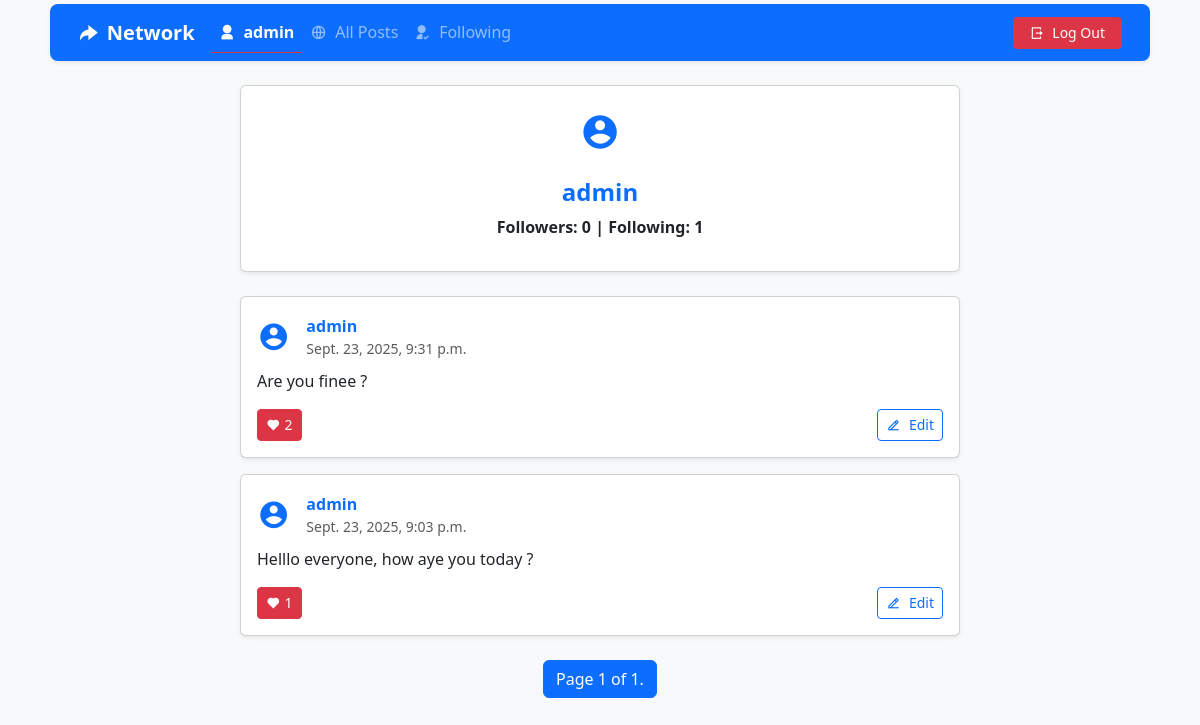
The page /profile/admin (signed in) on the database its author committed.
### network/models.py (models this page shows, shortened)
class User(AbstractUser):
    pass

class Posts(models.Model):
    user = models.ForeignKey(User, on_delete=models.CASCADE, related_name="posts")
    content = models.TextField()
    timestamp = models.DateTimeField(auto_now_add=True)
    likes = models.ManyToManyField(User, related_name="liked_posts", blank=True)

### network/views.py (the view)
# urls.py: path("profile/<str:username>", views.profile, name="profile"),
@login_required
def profile(request, username):
    try:
        profile_user = User.objects.get(username=username)
    except User.DoesNotExist:
        return HttpResponse("User not found", status=404)
    posts = Posts.objects.filter(user=profile_user).order_by('-timestamp')
    paginator = Paginator(posts, 10)
    page_number = request.GET.get("page")
    page_obj = paginator.get_page(page_number)
    is_following = request.user.following.filter(following=profile_user).exists()
    followers_count = profile_user.followers.count()
    following_count = profile_user.following.count()
    return render(request, "network/profile.html", {
        "profile_user": profile_user,
        "page_obj": page_obj,
        "is_following": is_following,
        "followers_count": followers_count,
        "following_count": following_count
    })

### network/templates/network/profile.html (shortened to what this page needs)
{% extends "network/layout.html" %}
{% load static %}
{% block body %}
<div class="container my-4">
    <div class="row">
        <div class="col-lg-8 mx-auto">
            <div class="card shadow-sm mb-4">
                <div class="card-body text-center">
                    <div class="profile-avatar mb-3">
                        <i class="ri-account-circle-fill text-primary fs-1"></i>
                    </div>
                    <h4 class="fw-bold text-primary">{{ profile_user.username }}</h4>
                    <p class="fw-semibold">
                        Followers: <span id="followers-count">{{ followers_count }}</span> |
                        Following: <span id="following-count">{{ following_count }}</span>
                    </p>
                </div>
            </div>
            <div class="posts-container">
                {% for post in page_obj %}
                    <div class="card shadow-sm mb-3 post-card">
                        <div class="card-body">
                            <div class="d-flex justify-content-between align-items-start mb-2">
                                <div class="d-flex align-items-center">
                                    <div class="profile-avatar me-3">
                                        <i class="ri-account-circle-fill text-primary fs-2"></i>
                                    </div>
                                    <div class="d-flex flex-column">
                                        <a href="{% url 'profile' post.user.username %}" class="mb-0 fw-bold text-primary text-decoration-none">{{ post.user.username }}</a>
                                        <small class="text-muted">{{ post.timestamp }}</small>
                                    </div>
                                </div>
                            </div>
                            <p class="post-content" id="content-{{ post.id }}">
                                {{ post.content }}
                            </p>
                            <div class="d-flex justify-content-between align-items-center mt-3">
                                <button class="btn {% if user in post.likes.all %}btn-danger{% else %}btn-outline-danger{% endif %} btn-sm like-btn" data-post-id="{{ post.id }}">
                                    <i class="{% if user in post.likes.all %}ri-heart-fill{% else %}ri-heart-line{% endif %} me-1"></i><span class="like-count">{{ post.likes.count }}</span>
                                </button>
                                {% if user == post.user %}
                                    <button class="btn btn-outline-primary btn-sm edit-btn" data-post-id="{{ post.id }}">
                                        <i class="ri-edit-2-line me-2"></i>Edit
                                    </button>
                                {% endif %}
                            </div>
                        </div>
                    </div>
                {% empty %}
                    <p class="text-center text-muted">No posts to display.</p>
                {% endfor %}
                <div class="d-flex justify-content-center mt-4">
                    <nav aria-label="Page navigation">
                        <ul class="pagination justify-content-center">
                            <li class="page-item active">
                                <a class="page-link" href="#" aria-current="page">Page {{ page_obj.number }} of {{ page_obj.paginator.num_pages }}.</a>
                            </li>
                        </ul>
                    </nav>
                </div>
            </div>
        </div>
    </div>
</div>
{% endblock %}

### network/templates/network/layout.html (shortened to what this page needs)
{% load static %}
<!DOCTYPE html>
<html lang="en">
    <head>
        <link href="https://cdn.jsdelivr.net/npm/bootstrap@5.3.8/dist/css/bootstrap.min.css" rel="stylesheet">
        <link href="https://cdn.jsdelivr.net/npm/remixicon/fonts/remixicon.css" rel="stylesheet">
        <link href="{% static 'network/styles.css' %}" rel="stylesheet">
    </head>
    <body class="container bg-light">
        <nav class="navbar navbar-expand-lg navbar-dark bg-primary shadow-sm sticky-top rounded-3 mt-1 mx-2 px-3">
        <div class="container-fluid">
            <a class="navbar-brand fw-bold d-flex align-items-center" href="#">
            <i class="ri-share-forward-fill me-2"></i> Network
            </a>
            <div class="collapse navbar-collapse" id="navbarNav">
            <ul class="navbar-nav me-auto mb-2 mb-lg-0">
                {% if user.is_authenticated %}
                <li class="nav-item">
                    <a class="nav-link {% if request.resolver_match.url_name == 'profile' %}active  fw-bold border-bottom border-danger{% endif %}" href="{% url 'profile' user.username %}">
                    <i class="ri-user-3-fill me-1"></i> {{ user.username }}
                    </a>
                </li>
                <li class="nav-item">
                <a class="nav-link {% if request.resolver_match.url_name == 'index' %}active  fw-bold border-bottom border-danger{% endif %}" href="{% url 'index' %}">
                    <i class="ri-global-line me-1"></i> All Posts
                </a>
                </li>
                <li class="nav-item">
                    <a class="nav-link {% if request.resolver_match.url_name == 'following' %}active  fw-bold border-bottom border-danger{% endif %}" href="{% url 'following' %}">
                    <i class="ri-user-follow-fill me-1"></i> Following
                    </a>
                </li>
                {% endif %}
            </ul>
            <ul class="navbar-nav ms-auto">
                {% if user.is_authenticated %}
                <li class="nav-item align-items-end text-end">
                    <a class="btn btn-danger btn-sm px-3 " href="{% url 'logout' %}">
                    <i class="ri-logout-box-r-line me-1"></i> Log Out
                    </a>
                </li>
                {% endif %}
            </ul>
            </div>
        </div>
        </nav>
        <div class="body">
            {% block body %}
            {% endblock %}
        </div>
    </body>
</html>

### rows shown on the page
User: username "admin"
Posts: user.username "admin", timestamp "Sept. 23, 2025, 9:31 p.m.", content "Are you finee ?", likes.count "2"
Posts: user.username "admin", timestamp "Sept. 23, 2025, 9:03 p.m.", content "Helllo everyone, how aye you today ?", likes.count "1"

### other values the page prints
{{ followers_count }} "0"
{{ following_count }} "1"
{{ page_obj.number }} "1"
{{ page_obj.paginator.num_pages }} "1"
